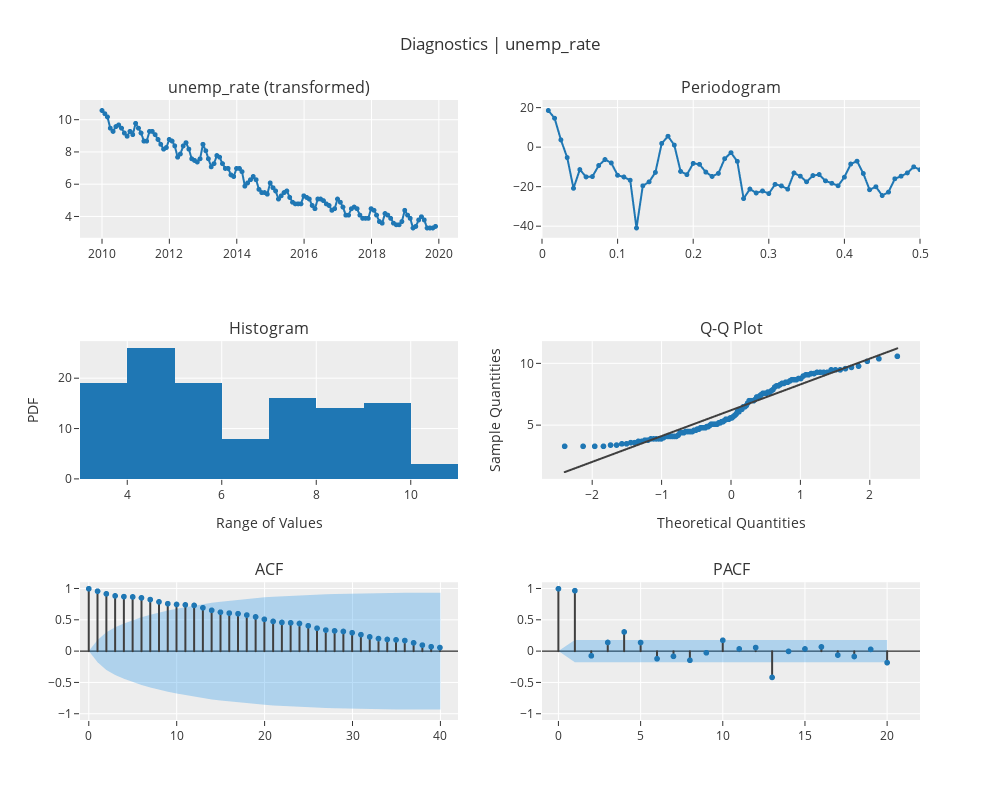

Notebook code for this chart:
### Markdown cell above
### 3. Explore the time series using visualizations

### Code cell
exp.plot_model(
    plot='diagnostics',
    fig_kwargs={'height': 800, 'width': 1000}
)

### Figure 1 — Plotly figure (JSON) as saved in the notebook; plotly's stock layout.template omitted (floating-point values rounded to 4 significant figures)
{"data": [{"line": {"color": "rgb(31, 119, 180)", "width": 2}, "marker": {"color": "rgb(31, 119, 180)", "size": 5}, "mode": "lines+markers", "name": "unemp_rate (transformed)", "showlegend": false, "type": "scattergl", "x": ["2010-01-01T00:00:00", "2010-02-01T00:00:00", "2010-03-01T00:00:00", "2010-04-01T00:00:00", "2010-05-01T00:00:00", "2010-06-01T00:00:00", "2010-07-01T00:00:00", "2010-08-01T00:00:00", "2010-09-01T00:00:00", "2010-10-01T00:00:00", "2010-11-01T00:00:00", "2010-12-01T00:00:00", "2011-01-01T00:00:00", "2011-02-01T00:00:00", "2011-03-01T00:00:00", "2011-04-01T00:00:00", "2011-05-01T00:00:00", "2011-06-01T00:00:00", "2011-07-01T00:00:00", "2011-08-01T00:00:00", "2011-09-01T00:00:00", "2011-10-01T00:00:00", "2011-11-01T00:00:00", "2011-12-01T00:00:00", "2012-01-01T00:00:00", "2012-02-01T00:00:00", "2012-03-01T00:00:00", "2012-04-01T00:00:00", "2012-05-01T00:00:00", "2012-06-01T00:00:00", "2012-07-01T00:00:00", "2012-08-01T00:00:00", "2012-09-01T00:00:00", "2012-10-01T00:00:00", "2012-11-01T00:00:00", "2012-12-01T00:00:00", "2013-01-01T00:00:00", "2013-02-01T00:00:00", "2013-03-01T00:00:00", "2013-04-01T00:00:00", "2013-05-01T00:00:00", "2013-06-01T00:00:00", "2013-07-01T00:00:00", "2013-08-01T00:00:00", "2013-09-01T00:00:00", "2013-10-01T00:00:00", "2013-11-01T00:00:00", "2013-12-01T00:00:00", "2014-01-01T00:00:00", "2014-02-01T00:00:00", "2014-03-01T00:00:00", "2014-04-01T00:00:00", "2014-05-01T00:00:00", "2014-06-01T00:00:00", "2014-07-01T00:00:00", "2014-08-01T00:00:00", "2014-09-01T00:00:00", "2014-10-01T00:00:00", "2014-11-01T00:00:00", "2014-12-01T00:00:00", "2015-01-01T00:00:00", "2015-02-01T00:00:00", "2015-03-01T00:00:00", "2015-04-01T00:00:00", "2015-05-01T00:00:00", "2015-06-01T00:00:00", "2015-07-01T00:00:00", "2015-08-01T00:00:00", "2015-09-01T00:00:00", "2015-10-01T00:00:00", "2015-11-01T00:00:00", "2015-12-01T00:00:00", "2016-01-01T00:00:00", "2016-02-01T00:00:00", "2016-03-01T00:00:00", "2016-04-01T00:00:00", "2016-05-01T00:00:00", "2016-06-01T00:00:00", "2016-07-01T00:00:00", "2016-08-01T00:00:00", "2016-09-01T00:00:00", "2016-10-01T00:00:00", "2016-11-01T00:00:00", "2016-12-01T00:00:00", "2017-01-01T00:00:00", "2017-02-01T00:00:00", "2017-03-01T00:00:00", "2017-04-01T00:00:00", "2017-05-01T00:00:00", "2017-06-01T00:00:00", "2017-07-01T00:00:00", "2017-08-01T00:00:00", "2017-09-01T00:00:00", "2017-10-01T00:00:00", "2017-11-01T00:00:00", "2017-12-01T00:00:00", "2018-01-01T00:00:00", "2018-02-01T00:00:00", "2018-03-01T00:00:00", "2018-04-01T00:00:00", "2018-05-01T00:00:00", "2018-06-01T00:00:00", "2018-07-01T00:00:00", "2018-08-01T00:00:00", "2018-09-01T00:00:00", "2018-10-01T00:00:00", "2018-11-01T00:00:00", "2018-12-01T00:00:00", "2019-01-01T00:00:00", "2019-02-01T00:00:00", "2019-03-01T00:00:00", "2019-04-01T00:00:00", "2019-05-01T00:00:00", "2019-06-01T00:00:00", "2019-07-01T00:00:00", "2019-08-01T00:00:00", "2019-09-01T00:00:00", "2019-10-01T00:00:00", "2019-11-01T00:00:00", "2019-12-01T00:00:00"], "xaxis": "x", "y": [10.6, 10.4, 10.2, 9.5, 9.3, 9.6, 9.7, 9.5, 9.2, 9, 9.3, 9.1, 9.8, 9.5, 9.2, 8.7, 8.7, 9.3, 9.3, 9.1, 8.8, 8.5, 8.2, 8.3, 8.8, 8.7, 8.4, 7.7, 7.9, 8.4, 8.6, 8.2, 7.6, 7.5, 7.4, 7.6, 8.5, 8.1, 7.6, 7.1, 7.3, 7.8, 7.7, 7.3, 7, 7, 6.6, 6.5, 7, 7, 6.8, 5.9, 6.1, 6.3, 6.5, 6.3, 5.7, 5.5, 5.5, 5.4, 6.1, 5.8, 5.6, 5.1, 5.3, 5.5, 5.6, 5.2, 4.9, 4.8, 4.8, 4.8, 5.3, 5.2, 5.1, 4.7, 4.5, 5.1, 5.1, 5, 4.8, 4.7, 4.4, 4.5, 5.1, 4.9, 4.6, 4.1, 4.1, 4.5, 4.6, 4.5, 4.1, 3.9, 3.9, 3.9, 4.5, 4.4, 4.1, 3.7, 3.6, 4.2, 4.1, 3.9, 3.6, 3.5, 3.5, 3.7, 4.4, 4.1, 3.9, 3.3, 3.4, 3.8, 4, 3.8, 3.3, 3.3, 3.3, 3.4], "yaxis": "y"}, {"hoverinfo": "text", "hovertext": ["Freq: 0.0083<br>Ampl: 18.7936<br>Time period: 120.0", "Freq: 0.0167<br>Ampl: 14.8786<br>Time period: 60.0", "Freq: 0.025<br>Ampl: 3.8869<br>Time period: 40.0", "Freq: 0.0333<br>Ampl: -5.0895<br>Time period: 30.0", "Freq: 0.0417<br>Ampl: -20.6737<br>Time period: 24.0", "Freq: 0.05<br>Ampl: -11.1728<br>Time period: 20.0", "Freq: 0.0583<br>Ampl: -14.8811<br>Time period: 17.1429", "Freq: 0.0667<br>Ampl: -14.7113<br>Time period: 15.0", "Freq: 0.075<br>Ampl: -9.1221<br>Time period: 13.3333", "Freq: 0.0833<br>Ampl: -6.0796<br>Time period: 12.0", "Freq: 0.0917<br>Ampl: -7.8255<br>Time period: 10.9091", "Freq: 0.1<br>Ampl: -14.0614<br>Time period: 10.0", "Freq: 0.1083<br>Ampl: -14.9371<br>Time period: 9.2308", "Freq: 0.1167<br>Ampl: -16.5599<br>Time period: 8.5714", "Freq: 0.125<br>Ampl: -40.8022<br>Time period: 8.0", "Freq: 0.1333<br>Ampl: -19.3991<br>Time period: 7.5", "Freq: 0.1417<br>Ampl: -17.4043<br>Time period: 7.0588", "Freq: 0.15<br>Ampl: -12.5927<br>Time period: 6.6667", "Freq: 0.1583<br>Ampl: 2.0914<br>Time period: 6.3158", "Freq: 0.1667<br>Ampl: 5.7333<br>Time period: 6.0", "Freq: 0.175<br>Ampl: 1.2389<br>Time period: 5.7143", "Freq: 0.1833<br>Ampl: -12.0958<br>Time period: 5.4545", "Freq: 0.1917<br>Ampl: -13.7369<br>Time period: 5.2174", "Freq: 0.2<br>Ampl: -8.03<br>Time period: 5.0", "Freq: 0.2083<br>Ampl: -8.51<br>Time period: 4.8", "Freq: 0.2167<br>Ampl: -12.444<br>Time period: 4.6154", "Freq: 0.225<br>Ampl: -14.6514<br>Time period: 4.4444", "Freq: 0.2333<br>Ampl: -13.0969<br>Time period: 4.2857", "Freq: 0.2417<br>Ampl: -5.6371<br>Time period: 4.1379", "Freq: 0.25<br>Ampl: -2.6079<br>Time period: 4.0", "Freq: 0.2583<br>Ampl: -7.0065<br>Time period: 3.871", "Freq: 0.2667<br>Ampl: -25.875<br>Time period: 3.75", "Freq: 0.275<br>Ampl: -21.0534<br>Time period: 3.6364", "Freq: 0.2833<br>Ampl: -23.037<br>Time period: 3.5294", "Freq: 0.2917<br>Ampl: -22.0225<br>Time period: 3.4286", "Freq: 0.3<br>Ampl: -23.3572<br>Time period: 3.3333", "Freq: 0.3083<br>Ampl: -18.6718<br>Time period: 3.2432", "Freq: 0.3167<br>Ampl: -19.4406<br>Time period: 3.1579", "Freq: 0.325<br>Ampl: -21.0876<br>Time period: 3.0769", "Freq: 0.3333<br>Ampl: -12.9039<br>Time period: 3.0", "Freq: 0.3417<br>Ampl: -14.5234<br>Time period: 2.9268", "Freq: 0.35<br>Ampl: -17.3673<br>Time period: 2.8571", "Freq: 0.3583<br>Ampl: -14.2178<br>Time period: 2.7907", "Freq: 0.3667<br>Ampl: -13.7015<br>Time period: 2.7273", "Freq: 0.375<br>Ampl: -16.8836<br>Time period: 2.6667", "Freq: 0.3833<br>Ampl: -18.115<br>Time period: 2.6087", "Freq: 0.3917<br>Ampl: -19.3733<br>Time period: 2.5532", "Freq: 0.4<br>Ampl: -15.0363<br>Time period: 2.5", "Freq: 0.4083<br>Ampl: -8.3778<br>Time period: 2.449", "Freq: 0.4167<br>Ampl: -6.9097<br>Time period: 2.4", "Freq: 0.425<br>Ampl: -13.1646<br>Time period: 2.3529", "Freq: 0.4333<br>Ampl: -21.4042<br>Time period: 2.3077", "Freq: 0.4417<br>Ampl: -19.8842<br>Time period: 2.2642", "Freq: 0.45<br>Ampl: -24.3521<br>Time period: 2.2222", "Freq: 0.4583<br>Ampl: -22.5899<br>Time period: 2.1818", "Freq: 0.4667<br>Ampl: -15.8398<br>Time period: 2.1429", "Freq: 0.475<br>Ampl: -14.5196<br>Time period: 2.1053", "Freq: 0.4833<br>Ampl: -12.8431<br>Time period: 2.069", "Freq: 0.4917<br>Ampl: -9.7897<br>Time period: 2.0339", "Freq: 0.5<br>Ampl: -11.2356<br>Time period: 2.0"], "line": {"color": "#1f77b4", "width": 2}, "marker": {"size": 5}, "mode": "lines+markers", "name": "unemp_rate (transformed)", "showlegend": false, "type": "scattergl", "x": [0.008333, 0.01667, 0.025, 0.03333, 0.04167, 0.05, 0.05833, 0.06667, 0.075, 0.08333, 0.09167, 0.1, 0.1083, 0.1167, 0.125, 0.1333, 0.1417, 0.15, 0.1583, 0.1667, 0.175, 0.1833, 0.1917, 0.2, 0.2083, 0.2167, 0.225, 0.2333, 0.2417, 0.25, 0.2583, 0.2667, 0.275, 0.2833, 0.2917, 0.3, 0.3083, 0.3167, 0.325, 0.3333, 0.3417, 0.35, 0.3583, 0.3667, 0.375, 0.3833, 0.3917, 0.4, 0.4083, 0.4167, 0.425, 0.4333, 0.4417, 0.45, 0.4583, 0.4667, 0.475, 0.4833, 0.4917, 0.5], "xaxis": "x2", "y": [18.79, 14.88, 3.887, -5.09, -20.67, -11.17, -14.88, -14.71, -9.122, -6.08, -7.825, -14.06, -14.94, -16.56, -40.8, -19.4, -17.4, -12.59, 2.091, 5.733, 1.239, -12.1, -13.74, -8.03, -8.51, -12.44, -14.65, -13.1, -5.637, -2.608, -7.006, -25.88, -21.05, -23.04, -22.02, -23.36, -18.67, -19.44, -21.09, -12.9, -14.52, -17.37, -14.22, -13.7, -16.88, -18.12, -19.37, -15.04, -8.378, -6.91, -13.16, -21.4, -19.88, -24.35, -22.59, -15.84, -14.52, -12.84, -9.79, -11.24], "yaxis": "y2"}, {"alignmentgroup": "True", "bingroup": "x", "hovertemplate": "variable=unemp_rate (transformed)<br>value=%{x}<br>count=%{y}<extra></extra>", "legendgroup": "unemp_rate (transformed)", "marker": {"color": "#1f77b4", "pattern": {"shape": ""}}, "name": "unemp_rate (transformed)", "offsetgroup": "unemp_rate (transformed)", "orientation": "v", "showlegend": false, "type": "histogram", "x": [10.6, 10.4, 10.2, 9.5, 9.3, 9.6, 9.7, 9.5, 9.2, 9, 9.3, 9.1, 9.8, 9.5, 9.2, 8.7, 8.7, 9.3, 9.3, 9.1, 8.8, 8.5, 8.2, 8.3, 8.8, 8.7, 8.4, 7.7, 7.9, 8.4, 8.6, 8.2, 7.6, 7.5, 7.4, 7.6, 8.5, 8.1, 7.6, 7.1, 7.3, 7.8, 7.7, 7.3, 7, 7, 6.6, 6.5, 7, 7, 6.8, 5.9, 6.1, 6.3, 6.5, 6.3, 5.7, 5.5, 5.5, 5.4, 6.1, 5.8, 5.6, 5.1, 5.3, 5.5, 5.6, 5.2, 4.9, 4.8, 4.8, 4.8, 5.3, 5.2, 5.1, 4.7, 4.5, 5.1, 5.1, 5, 4.8, 4.7, 4.4, 4.5, 5.1, 4.9, 4.6, 4.1, 4.1, 4.5, 4.6, 4.5, 4.1, 3.9, 3.9, 3.9, 4.5, 4.4, 4.1, 3.7, 3.6, 4.2, 4.1, 3.9, 3.6, 3.5, 3.5, 3.7, 4.4, 4.1, 3.9, 3.3, 3.4, 3.8, 4, 3.8, 3.3, 3.3, 3.3, 3.4], "xaxis": "x3", "yaxis": "y3"}, {"marker": {"color": "#1f77b4"}, "mode": "markers", "name": "unemp_rate (transformed)", "showlegend": false, "type": "scattergl", "x": [-2.397, -2.131, -1.964, -1.838, -1.736, -1.649, -1.573, -1.505, -1.444, -1.388, -1.335, -1.286, -1.24, -1.197, -1.155, -1.116, -1.078, -1.042, -1.007, -0.9729, -0.9402, -0.9085, -0.8776, -0.8475, -0.8182, -0.7896, -0.7616, -0.7342, -0.7074, -0.681, -0.6551, -0.6296, -0.6046, -0.5799, -0.5556, -0.5315, -0.5078, -0.4844, -0.4612, -0.4383, -0.4156, -0.3931, -0.3709, -0.3488, -0.3268, -0.305, -0.2834, -0.2619, -0.2405, -0.2193, -0.1981, -0.177, -0.156, -0.1351, -0.1142, -0.09336, -0.07257, -0.05181, -0.03108, -0.01036, 0.01036, 0.03108, 0.05181, 0.07257, 0.09336, 0.1142, 0.1351, 0.156, 0.177, 0.1981, 0.2193, 0.2405, 0.2619, 0.2834, 0.305, 0.3268, 0.3488, 0.3709, 0.3931, 0.4156, 0.4383, 0.4612, 0.4844, 0.5078, 0.5315, 0.5556, 0.5799, 0.6046, 0.6296, 0.6551, 0.681, 0.7074, 0.7342, 0.7616, 0.7896, 0.8182, 0.8475, 0.8776, 0.9085, 0.9402, 0.9729, 1.007, 1.042, 1.078, 1.116, 1.155, 1.197, 1.24, 1.286, 1.335, 1.388, 1.444, 1.505, 1.573, 1.649, 1.736, 1.838, 1.964, 2.131, 2.397], "xaxis": "x4", "y": [3.3, 3.3, 3.3, 3.3, 3.4, 3.4, 3.5, 3.5, 3.6, 3.6, 3.7, 3.7, 3.8, 3.8, 3.9, 3.9, 3.9, 3.9, 3.9, 4, 4.1, 4.1, 4.1, 4.1, 4.1, 4.1, 4.2, 4.4, 4.4, 4.4, 4.5, 4.5, 4.5, 4.5, 4.5, 4.6, 4.6, 4.7, 4.7, 4.8, 4.8, 4.8, 4.8, 4.9, 4.9, 5, 5.1, 5.1, 5.1, 5.1, 5.1, 5.2, 5.2, 5.3, 5.3, 5.4, 5.5, 5.5, 5.5, 5.6, 5.6, 5.7, 5.8, 5.9, 6.1, 6.1, 6.3, 6.3, 6.5, 6.5, 6.6, 6.8, 7, 7, 7, 7, 7.1, 7.3, 7.3, 7.4, 7.5, 7.6, 7.6, 7.6, 7.7, 7.7, 7.8, 7.9, 8.1, 8.2, 8.2, 8.3, 8.4, 8.4, 8.5, 8.5, 8.6, 8.7, 8.7, 8.7, 8.8, 8.8, 9, 9.1, 9.1, 9.2, 9.2, 9.3, 9.3, 9.3, 9.3, 9.5, 9.5, 9.5, 9.6, 9.7, 9.8, 10.2, 10.4, 10.6], "yaxis": "y4"}, {"line": {"color": "#3f3f3f"}, "mode": "lines", "name": "unemp_rate (transformed)", "showlegend": false, "type": "scattergl", "x": [-2.397, -2.131, -1.964, -1.838, -1.736, -1.649, -1.573, -1.505, -1.444, -1.388, -1.335, -1.286, -1.24, -1.197, -1.155, -1.116, -1.078, -1.042, -1.007, -0.9729, -0.9402, -0.9085, -0.8776, -0.8475, -0.8182, -0.7896, -0.7616, -0.7342, -0.7074, -0.681, -0.6551, -0.6296, -0.6046, -0.5799, -0.5556, -0.5315, -0.5078, -0.4844, -0.4612, -0.4383, -0.4156, -0.3931, -0.3709, -0.3488, -0.3268, -0.305, -0.2834, -0.2619, -0.2405, -0.2193, -0.1981, -0.177, -0.156, -0.1351, -0.1142, -0.09336, -0.07257, -0.05181, -0.03108, -0.01036, 0.01036, 0.03108, 0.05181, 0.07257, 0.09336, 0.1142, 0.1351, 0.156, 0.177, 0.1981, 0.2193, 0.2405, 0.2619, 0.2834, 0.305, 0.3268, 0.3488, 0.3709, 0.3931, 0.4156, 0.4383, 0.4612, 0.4844, 0.5078, 0.5315, 0.5556, 0.5799, 0.6046, 0.6296, 0.6551, 0.681, 0.7074, 0.7342, 0.7616, 0.7896, 0.8182, 0.8475, 0.8776, 0.9085, 0.9402, 0.9729, 1.007, 1.042, 1.078, 1.116, 1.155, 1.197, 1.24, 1.286, 1.335, 1.388, 1.444, 1.505, 1.573, 1.649, 1.736, 1.838, 1.964, 2.131, 2.397], "xaxis": "x4", "y": [1.207, 1.763, 2.114, 2.378, 2.592, 2.773, 2.932, 3.074, 3.202, 3.32, 3.43, 3.532, 3.629, 3.72, 3.806, 3.889, 3.968, 4.044, 4.117, 4.188, 4.257, 4.323, 4.388, 4.451, 4.512, 4.572, 4.631, 4.688, 4.744, 4.799, 4.854, 4.907, 4.959, 5.011, 5.062, 5.112, 5.162, 5.211, 5.259, 5.307, 5.355, 5.402, 5.449, 5.495, 5.541, 5.586, 5.632, 5.677, 5.721, 5.766, 5.81, 5.854, 5.898, 5.942, 5.986, 6.03, 6.073, 6.117, 6.16, 6.203, 6.247, 6.29, 6.333, 6.377, 6.42, 6.464, 6.508, 6.552, 6.596, 6.64, 6.684, 6.729, 6.773, 6.818, 6.864, 6.909, 6.955, 7.001, 7.048, 7.095, 7.143, 7.191, 7.239, 7.288, 7.338, 7.388, 7.439, 7.491, 7.543, 7.596, 7.651, 7.706, 7.762, 7.819, 7.878, 7.938, 7.999, 8.062, 8.127, 8.193, 8.262, 8.333, 8.406, 8.482, 8.561, 8.644, 8.73, 8.821, 8.918, 9.02, 9.13, 9.248, 9.376, 9.518, 9.677, 9.858, 10.07, 10.34, 10.69, 11.24], "yaxis": "y4"}, {"line": {"color": "#3f3f3f"}, "mode": "lines", "name": "ACF", "showlegend": false, "type": "scattergl", "x": [0, 0], "xaxis": "x5", "y": [0, 1], "yaxis": "y5"}, {"line": {"color": "#3f3f3f"}, "mode": "lines", "name": "ACF", "showlegend": false, "type": "scattergl", "x": [1, 1], "xaxis": "x5", "y": [0, 0.9607], "yaxis": "y5"}, {"line": {"color": "#3f3f3f"}, "mode": "lines", "name": "ACF", "showlegend": false, "type": "scattergl", "x": [2, 2], "xaxis": "x5", "y": [0, 0.9185], "yaxis": "y5"}, {"line": {"color": "#3f3f3f"}, "mode": "lines", "name": "ACF", "showlegend": false, "type": "scattergl", "x": [3, 3], "xaxis": "x5", "y": [0, 0.8861], "yaxis": "y5"}, {"line": {"color": "#3f3f3f"}, "mode": "lines", "name": "ACF", "showlegend": false, "type": "scattergl", "x": [4, 4], "xaxis": "x5", "y": [0, 0.8739], "yaxis": "y5"}, {"line": {"color": "#3f3f3f"}, "mode": "lines", "name": "ACF", "showlegend": false, "type": "scattergl", "x": [5, 5], "xaxis": "x5", "y": [0, 0.8696], "yaxis": "y5"}, {"line": {"color": "#3f3f3f"}, "mode": "lines", "name": "ACF", "showlegend": false, "type": "scattergl", "x": [6, 6], "xaxis": "x5", "y": [0, 0.8538], "yaxis": "y5"}, {"line": {"color": "#3f3f3f"}, "mode": "lines", "name": "ACF", "showlegend": false, "type": "scattergl", "x": [7, 7], "xaxis": "x5", "y": [0, 0.8263], "yaxis": "y5"}, {"line": {"color": "#3f3f3f"}, "mode": "lines", "name": "ACF", "showlegend": false, "type": "scattergl", "x": [8, 8], "xaxis": "x5", "y": [0, 0.7901], "yaxis": "y5"}, {"line": {"color": "#3f3f3f"}, "mode": "lines", "name": "ACF", "showlegend": false, "type": "scattergl", "x": [9, 9], "xaxis": "x5", "y": [0, 0.7604], "yaxis": "y5"}, {"line": {"color": "#3f3f3f"}, "mode": "lines", "name": "ACF", "showlegend": false, "type": "scattergl", "x": [10, 10], "xaxis": "x5", "y": [0, 0.7484], "yaxis": "y5"}, {"line": {"color": "#3f3f3f"}, "mode": "lines", "name": "ACF", "showlegend": false, "type": "scattergl", "x": [11, 11], "xaxis": "x5", "y": [0, 0.7419], "yaxis": "y5"}, {"line": {"color": "#3f3f3f"}, "mode": "lines", "name": "ACF", "showlegend": false, "type": "scattergl", "x": [12, 12], "xaxis": "x5", "y": [0, 0.7334], "yaxis": "y5"}, {"line": {"color": "#3f3f3f"}, "mode": "lines", "name": "ACF", "showlegend": false, "type": "scattergl", "x": [13, 13], "xaxis": "x5", "y": [0, 0.6956], "yaxis": "y5"}, {"line": {"color": "#3f3f3f"}, "mode": "lines", "name": "ACF", "showlegend": false, "type": "scattergl", "x": [14, 14], "xaxis": "x5", "y": [0, 0.655], "yaxis": "y5"}, {"line": {"color": "#3f3f3f"}, "mode": "lines", "name": "ACF", "showlegend": false, "type": "scattergl", "x": [15, 15], "xaxis": "x5", "y": [0, 0.624], "yaxis": "y5"}, {"line": {"color": "#3f3f3f"}, "mode": "lines", "name": "ACF", "showlegend": false, "type": "scattergl", "x": [16, 16], "xaxis": "x5", "y": [0, 0.6102], "yaxis": "y5"}, {"line": {"color": "#3f3f3f"}, "mode": "lines", "name": "ACF", "showlegend": false, "type": "scattergl", "x": [17, 17], "xaxis": "x5", "y": [0, 0.6005], "yaxis": "y5"}, {"line": {"color": "#3f3f3f"}, "mode": "lines", "name": "ACF", "showlegend": false, "type": "scattergl", "x": [18, 18], "xaxis": "x5", "y": [0, 0.5791], "yaxis": "y5"}, {"line": {"color": "#3f3f3f"}, "mode": "lines", "name": "ACF", "showlegend": false, "type": "scattergl", "x": [19, 19], "xaxis": "x5", "y": [0, 0.5496], "yaxis": "y5"}, {"line": {"color": "#3f3f3f"}, "mode": "lines", "name": "ACF", "showlegend": false, "type": "scattergl", "x": [20, 20], "xaxis": "x5", "y": [0, 0.5103], "yaxis": "y5"}, {"line": {"color": "#3f3f3f"}, "mode": "lines", "name": "ACF", "showlegend": false, "type": "scattergl", "x": [21, 21], "xaxis": "x5", "y": [0, 0.4775], "yaxis": "y5"}, {"line": {"color": "#3f3f3f"}, "mode": "lines", "name": "ACF", "showlegend": false, "type": "scattergl", "x": [22, 22], "xaxis": "x5", "y": [0, 0.4606], "yaxis": "y5"}, {"line": {"color": "#3f3f3f"}, "mode": "lines", "name": "ACF", "showlegend": false, "type": "scattergl", "x": [23, 23], "xaxis": "x5", "y": [0, 0.4546], "yaxis": "y5"}, {"line": {"color": "#3f3f3f"}, "mode": "lines", "name": "ACF", "showlegend": false, "type": "scattergl", "x": [24, 24], "xaxis": "x5", "y": [0, 0.4442], "yaxis": "y5"}, {"line": {"color": "#3f3f3f"}, "mode": "lines", "name": "ACF", "showlegend": false, "type": "scattergl", "x": [25, 25], "xaxis": "x5", "y": [0, 0.4077], "yaxis": "y5"}, {"line": {"color": "#3f3f3f"}, "mode": "lines", "name": "ACF", "showlegend": false, "type": "scattergl", "x": [26, 26], "xaxis": "x5", "y": [0, 0.3685], "yaxis": "y5"}, {"line": {"color": "#3f3f3f"}, "mode": "lines", "name": "ACF", "showlegend": false, "type": "scattergl", "x": [27, 27], "xaxis": "x5", "y": [0, 0.3383], "yaxis": "y5"}, {"line": {"color": "#3f3f3f"}, "mode": "lines", "name": "ACF", "showlegend": false, "type": "scattergl", "x": [28, 28], "xaxis": "x5", "y": [0, 0.3258], "yaxis": "y5"}, {"line": {"color": "#3f3f3f"}, "mode": "lines", "name": "ACF", "showlegend": false, "type": "scattergl", "x": [29, 29], "xaxis": "x5", "y": [0, 0.3164], "yaxis": "y5"}, {"line": {"color": "#3f3f3f"}, "mode": "lines", "name": "ACF", "showlegend": false, "type": "scattergl", "x": [30, 30], "xaxis": "x5", "y": [0, 0.2959], "yaxis": "y5"}, {"line": {"color": "#3f3f3f"}, "mode": "lines", "name": "ACF", "showlegend": false, "type": "scattergl", "x": [31, 31], "xaxis": "x5", "y": [0, 0.2655], "yaxis": "y5"}, {"line": {"color": "#3f3f3f"}, "mode": "lines", "name": "ACF", "showlegend": false, "type": "scattergl", "x": [32, 32], "xaxis": "x5", "y": [0, 0.2298], "yaxis": "y5"}, {"line": {"color": "#3f3f3f"}, "mode": "lines", "name": "ACF", "showlegend": false, "type": "scattergl", "x": [33, 33], "xaxis": "x5", "y": [0, 0.2025], "yaxis": "y5"}, {"line": {"color": "#3f3f3f"}, "mode": "lines", "name": "ACF", "showlegend": false, "type": "scattergl", "x": [34, 34], "xaxis": "x5", "y": [0, 0.1884], "yaxis": "y5"}, {"line": {"color": "#3f3f3f"}, "mode": "lines", "name": "ACF", "showlegend": false, "type": "scattergl", "x": [35, 35], "xaxis": "x5", "y": [0, 0.182], "yaxis": "y5"}, {"line": {"color": "#3f3f3f"}, "mode": "lines", "name": "ACF", "showlegend": false, "type": "scattergl", "x": [36, 36], "xaxis": "x5", "y": [0, 0.1709], "yaxis": "y5"}, {"line": {"color": "#3f3f3f"}, "mode": "lines", "name": "ACF", "showlegend": false, "type": "scattergl", "x": [37, 37], "xaxis": "x5", "y": [0, 0.1346], "yaxis": "y5"}, {"line": {"color": "#3f3f3f"}, "mode": "lines", "name": "ACF", "showlegend": false, "type": "scattergl", "x": [38, 38], "xaxis": "x5", "y": [0, 0.0979], "yaxis": "y5"}, {"line": {"color": "#3f3f3f"}, "mode": "lines", "name": "ACF", "showlegend": false, "type": "scattergl", "x": [39, 39], "xaxis": "x5", "y": [0, 0.07192], "yaxis": "y5"}, {"line": {"color": "#3f3f3f"}, "mode": "lines", "name": "ACF", "showlegend": false, "type": "scattergl", "x": [40, 40], "xaxis": "x5", "y": [0, 0.05913], "yaxis": "y5"}, {"marker": {"color": "#1f77b4", "size": 6}, "mode": "markers", "name": "ACF", "showlegend": false, "type": "scattergl", "x": [0, 1, 2, 3, 4, 5, 6, 7, 8, 9, 10, 11, 12, 13, 14, 15, 16, 17, 18, 19, 20, 21, 22, 23, 24, 25, 26, 27, 28, 29, 30, 31, 32, 33, 34, 35, 36, 37, 38, 39, 40], "xaxis": "x5", "y": [1, 0.9607, 0.9185, 0.8861, 0.8739, 0.8696, 0.8538, 0.8263, 0.7901, 0.7604, 0.7484, 0.7419, 0.7334, 0.6956, 0.655, 0.624, 0.6102, 0.6005, 0.5791, 0.5496, 0.5103, 0.4775, 0.4606, 0.4546, 0.4442, 0.4077, 0.3685, 0.3383, 0.3258, 0.3164, 0.2959, 0.2655, 0.2298, 0.2025, 0.1884, 0.182, 0.1709, 0.1346, 0.0979, 0.07192, 0.05913], "yaxis": "y5"}, {"line": {"color": "rgba(255,255,255,0)"}, "mode": "lines", "name": "UC", "showlegend": false, "type": "scatter", "x": [0, 1, 2, 3, 4, 5, 6, 7, 8, 9, 10, 11, 12, 13, 14, 15, 16, 17, 18, 19, 20, 21, 22, 23, 24, 25, 26, 27, 28, 29, 30, 31, 32, 33, 34, 35, 36, 37, 38, 39, 40], "xaxis": "x5", "y": [0, 0.1789, 0.3018, 0.3809, 0.442, 0.4942, 0.541, 0.5825, 0.6189, 0.6504, 0.6783, 0.7042, 0.7288, 0.7521, 0.7724, 0.79, 0.8056, 0.8203, 0.8342, 0.847, 0.8583, 0.868, 0.8763, 0.8841, 0.8915, 0.8986, 0.9045, 0.9093, 0.9133, 0.917, 0.9205, 0.9235, 0.926, 0.9278, 0.9292, 0.9304, 0.9316, 0.9326, 0.9332, 0.9335, 0.9337], "yaxis": "y5"}, {"fill": "tonexty", "fillcolor": "rgba(32, 146, 230,0.3)", "line": {"color": "rgba(255,255,255,0)"}, "mode": "lines", "name": "LC", "showlegend": false, "type": "scatter", "x": [0, 1, 2, 3, 4, 5, 6, 7, 8, 9, 10, 11, 12, 13, 14, 15, 16, 17, 18, 19, 20, 21, 22, 23, 24, 25, 26, 27, 28, 29, 30, 31, 32, 33, 34, 35, 36, 37, 38, 39, 40], "xaxis": "x5", "y": [0, -0.1789, -0.3018, -0.3809, -0.442, -0.4942, -0.541, -0.5825, -0.6189, -0.6504, -0.6783, -0.7042, -0.7288, -0.7521, -0.7724, -0.79, -0.8056, -0.8203, -0.8342, -0.847, -0.8583, -0.868, -0.8763, -0.8841, -0.8915, -0.8986, -0.9045, -0.9093, -0.9133, -0.917, -0.9205, -0.9235, -0.926, -0.9278, -0.9292, -0.9304, -0.9316, -0.9326, -0.9332, -0.9335, -0.9337], "yaxis": "y5"}, {"line": {"color": "#3f3f3f"}, "mode": "lines", "name": "PACF", "showlegend": false, "type": "scattergl", "x": [0, 0], "xaxis": "x6", "y": [0, 1], "yaxis": "y6"}, {"line": {"color": "#3f3f3f"}, "mode": "lines", "name": "PACF", "showlegend": false, "type": "scattergl", "x": [1, 1], "xaxis": "x6", "y": [0, 0.9688], "yaxis": "y6"}, {"line": {"color": "#3f3f3f"}, "mode": "lines", "name": "PACF", "showlegend": false, "type": "scattergl", "x": [2, 2], "xaxis": "x6", "y": [0, -0.07282], "yaxis": "y6"}, {"line": {"color": "#3f3f3f"}, "mode": "lines", "name": "PACF", "showlegend": false, "type": "scattergl", "x": [3, 3], "xaxis": "x6", "y": [0, 0.1404], "yaxis": "y6"}, {"line": {"color": "#3f3f3f"}, "mode": "lines", "name": "PACF", "showlegend": false, "type": "scattergl", "x": [4, 4], "xaxis": "x6", "y": [0, 0.3088], "yaxis": "y6"}, {"line": {"color": "#3f3f3f"}, "mode": "lines", "name": "PACF", "showlegend": false, "type": "scattergl", "x": [5, 5], "xaxis": "x6", "y": [0, 0.1395], "yaxis": "y6"}, {"line": {"color": "#3f3f3f"}, "mode": "lines", "name": "PACF", "showlegend": false, "type": "scattergl", "x": [6, 6], "xaxis": "x6", "y": [0, -0.1199], "yaxis": "y6"}, {"line": {"color": "#3f3f3f"}, "mode": "lines", "name": "PACF", "showlegend": false, "type": "scattergl", "x": [7, 7], "xaxis": "x6", "y": [0, -0.08134], "yaxis": "y6"}, {"line": {"color": "#3f3f3f"}, "mode": "lines", "name": "PACF", "showlegend": false, "type": "scattergl", "x": [8, 8], "xaxis": "x6", "y": [0, -0.1445], "yaxis": "y6"}, {"line": {"color": "#3f3f3f"}, "mode": "lines", "name": "PACF", "showlegend": false, "type": "scattergl", "x": [9, 9], "xaxis": "x6", "y": [0, -0.02442], "yaxis": "y6"}, {"line": {"color": "#3f3f3f"}, "mode": "lines", "name": "PACF", "showlegend": false, "type": "scattergl", "x": [10, 10], "xaxis": "x6", "y": [0, 0.1755], "yaxis": "y6"}, {"line": {"color": "#3f3f3f"}, "mode": "lines", "name": "PACF", "showlegend": false, "type": "scattergl", "x": [11, 11], "xaxis": "x6", "y": [0, 0.03763], "yaxis": "y6"}, {"line": {"color": "#3f3f3f"}, "mode": "lines", "name": "PACF", "showlegend": false, "type": "scattergl", "x": [12, 12], "xaxis": "x6", "y": [0, 0.05881], "yaxis": "y6"}, {"line": {"color": "#3f3f3f"}, "mode": "lines", "name": "PACF", "showlegend": false, "type": "scattergl", "x": [13, 13], "xaxis": "x6", "y": [0, -0.4186], "yaxis": "y6"}, {"line": {"color": "#3f3f3f"}, "mode": "lines", "name": "PACF", "showlegend": false, "type": "scattergl", "x": [14, 14], "xaxis": "x6", "y": [0, -0.002352], "yaxis": "y6"}, {"line": {"color": "#3f3f3f"}, "mode": "lines", "name": "PACF", "showlegend": false, "type": "scattergl", "x": [15, 15], "xaxis": "x6", "y": [0, 0.0368], "yaxis": "y6"}, {"line": {"color": "#3f3f3f"}, "mode": "lines", "name": "PACF", "showlegend": false, "type": "scattergl", "x": [16, 16], "xaxis": "x6", "y": [0, 0.06968], "yaxis": "y6"}, {"line": {"color": "#3f3f3f"}, "mode": "lines", "name": "PACF", "showlegend": false, "type": "scattergl", "x": [17, 17], "xaxis": "x6", "y": [0, -0.06138], "yaxis": "y6"}, {"line": {"color": "#3f3f3f"}, "mode": "lines", "name": "PACF", "showlegend": false, "type": "scattergl", "x": [18, 18], "xaxis": "x6", "y": [0, -0.08412], "yaxis": "y6"}, {"line": {"color": "#3f3f3f"}, "mode": "lines", "name": "PACF", "showlegend": false, "type": "scattergl", "x": [19, 19], "xaxis": "x6", "y": [0, 0.03003], "yaxis": "y6"}, {"line": {"color": "#3f3f3f"}, "mode": "lines", "name": "PACF", "showlegend": false, "type": "scattergl", "x": [20, 20], "xaxis": "x6", "y": [0, -0.1827], "yaxis": "y6"}, {"marker": {"color": "#1f77b4", "size": 6}, "mode": "markers", "name": "PACF", "showlegend": false, "type": "scattergl", "x": [0, 1, 2, 3, 4, 5, 6, 7, 8, 9, 10, 11, 12, 13, 14, 15, 16, 17, 18, 19, 20], "xaxis": "x6", "y": [1, 0.9688, -0.07282, 0.1404, 0.3088, 0.1395, -0.1199, -0.08134, -0.1445, -0.02442, 0.1755, 0.03763, 0.05881, -0.4186, -0.002352, 0.0368, 0.06968, -0.06138, -0.08412, 0.03003, -0.1827], "yaxis": "y6"}, {"line": {"color": "rgba(255,255,255,0)"}, "mode": "lines", "name": "UC", "showlegend": false, "type": "scatter", "x": [0, 1, 2, 3, 4, 5, 6, 7, 8, 9, 10, 11, 12, 13, 14, 15, 16, 17, 18, 19, 20], "xaxis": "x6", "y": [0, 0.1789, 0.1789, 0.1789, 0.1789, 0.1789, 0.1789, 0.1789, 0.1789, 0.1789, 0.1789, 0.1789, 0.1789, 0.1789, 0.1789, 0.1789, 0.1789, 0.1789, 0.1789, 0.1789, 0.1789], "yaxis": "y6"}, {"fill": "tonexty", "fillcolor": "rgba(32, 146, 230,0.3)", "line": {"color": "rgba(255,255,255,0)"}, "mode": "lines", "name": "LC", "showlegend": false, "type": "scatter", "x": [0, 1, 2, 3, 4, 5, 6, 7, 8, 9, 10, 11, 12, 13, 14, 15, 16, 17, 18, 19, 20], "xaxis": "x6", "y": [0, -0.1789, -0.1789, -0.1789, -0.1789, -0.1789, -0.1789, -0.1789, -0.1789, -0.1789, -0.1789, -0.1789, -0.1789, -0.1789, -0.1789, -0.1789, -0.1789, -0.1789, -0.1789, -0.1789, -0.1789], "yaxis": "y6"}], "layout": {"annotations": [{"font": {"size": 16}, "showarrow": false, "text": "unemp_rate (transformed)", "x": 0.225, "xanchor": "center", "xref": "paper", "y": 1, "yanchor": "bottom", "yref": "paper"}, {"font": {"size": 16}, "showarrow": false, "text": "Periodogram", "x": 0.775, "xanchor": "center", "xref": "paper", "y": 1, "yanchor": "bottom", "yref": "paper"}, {"font": {"size": 16}, "showarrow": false, "text": "Histogram", "x": 0.225, "xanchor": "center", "xref": "paper", "y": 0.6111, "yanchor": "bottom", "yref": "paper"}, {"font": {"size": 16}, "showarrow": false, "text": "Q-Q Plot", "x": 0.775, "xanchor": "center", "xref": "paper", "y": 0.6111, "yanchor": "bottom", "yref": "paper"}, {"font": {"size": 16}, "showarrow": false, "text": "ACF", "x": 0.225, "xanchor": "center", "xref": "paper", "y": 0.2222, "yanchor": "bottom", "yref": "paper"}, {"font": {"size": 16}, "showarrow": false, "text": "PACF", "x": 0.775, "xanchor": "center", "xref": "paper", "y": 0.2222, "yanchor": "bottom", "yref": "paper"}], "autosize": false, "height": 800, "showlegend": false, "title": {"text": "Diagnostics | unemp_rate"}, "width": 1000, "xaxis": {"anchor": "y", "domain": [0, 0.45]}, "xaxis2": {"anchor": "y2", "domain": [0.55, 1], "range": [0, 0.5]}, "xaxis3": {"anchor": "y3", "domain": [0, 0.45], "title": {"text": "Range of Values"}}, "xaxis4": {"anchor": "y4", "domain": [0.55, 1], "title": {"text": "Theoretical Quantities"}}, "xaxis5": {"anchor": "y5", "domain": [0, 0.45], "range": [-1, 42]}, "xaxis6": {"anchor": "y6", "domain": [0.55, 1], "range": [-1, 22]}, "yaxis": {"anchor": "x", "domain": [0.7778, 1]}, "yaxis2": {"anchor": "x2", "domain": [0.7778, 1]}, "yaxis3": {"anchor": "x3", "domain": [0.3889, 0.6111], "title": {"text": "PDF"}}, "yaxis4": {"anchor": "x4", "domain": [0.3889, 0.6111], "title": {"text": "Sample Quantities"}}, "yaxis5": {"anchor": "x5", "domain": [0, 0.2222], "range": [-1.1, 1.1], "zerolinecolor": "#000000"}, "yaxis6": {"anchor": "x6", "domain": [0, 0.2222], "range": [-1.1, 1.1], "zerolinecolor": "#000000"}}}
